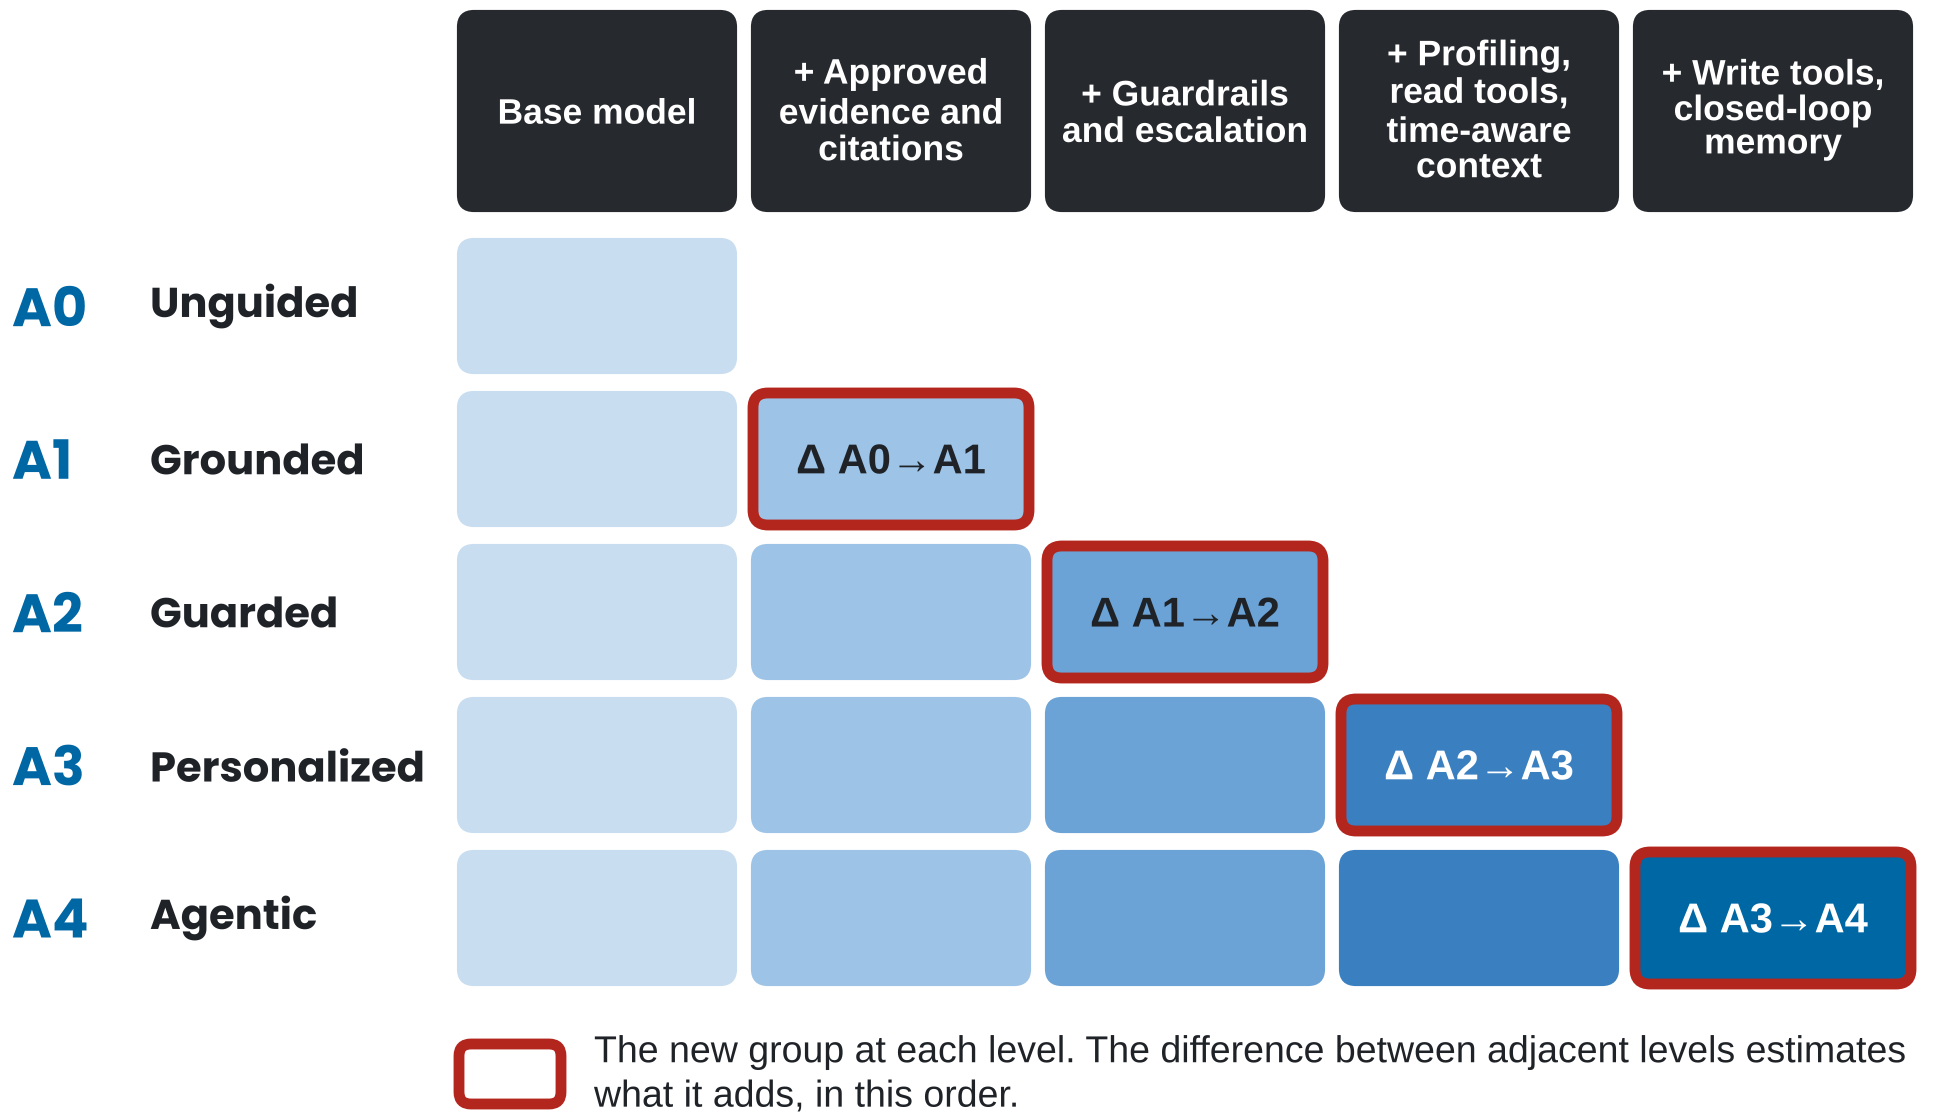

Generate this figure with Python:
import fk
layers = ["Base model", "Approved evidence and citations", "Guardrails and escalation",
          "Profiling, read tools, time-aware context", "Write tools, closed-loop memory"]
levels = [("A0", "Unguided"), ("A1", "Grounded"), ("A2", "Guarded"), ("A3", "Personalized"), ("A4", "Agentic")]
shades = ["#C9DDF0", "#9DC3E6", "#6BA3D6", "#3A7FC0", fk.BUILD]
H = 3.73
fig, ax = fk.canvas(H)
lab_w, x0, cw, hdr = 1.42, 1.50, 0.98, 0.66
top = H - 0.04
rh, gap = 0.44, 0.07
# column headers: the layer each level adds
for j, name in enumerate(layers):
    x = x0 + j * cw
    fk.box(ax, x + 0.03, top - hdr, cw - 0.06, hdr, fc=fk.CHAR, ec=fk.CHAR, r=0.05)
    fk.text(ax, x + cw / 2, top - hdr / 2, ("" if j == 0 else "+ ") + name, size=8.5, weight="bold", color="white",
            ha="center", va="center", width=cw - 0.16, ls=1.1)
for i, (code, name) in enumerate(levels):
    y = top - hdr - 0.10 - (i + 1) * rh - i * gap
    fk.text(ax, 0.04, y + rh / 2, code, size=13, weight="bold", va="center", family=fk.HEAD, color=fk.BUILD)
    fk.text(ax, 0.50, y + rh / 2, name, size=10, weight="bold", va="center", family=fk.HEAD)
    for j in range(i + 1):
        x = x0 + j * cw
        new = j == i
        fk.box(ax, x + 0.03, y, cw - 0.06, rh, fc=shades[j], ec=fk.DEFECT if (new and i) else shades[j],
               lw=2.6 if (new and i) else 1.0, r=0.05)
        if new and i:
            fk.text(ax, x + cw / 2, y + rh / 2, f"Δ {levels[i-1][0]}→{code}", size=10, weight="bold",
                    color="white" if j >= 3 else fk.INK, ha="center", va="center")
foot = top - hdr - 0.10 - 5 * rh - 4 * gap - 0.10
fk.box(ax, x0 + 0.03, foot - 0.30, 0.34, 0.20, fc="white", ec=fk.DEFECT, lw=2.6, r=0.04)
fk.text(ax, x0 + 0.48, foot - 0.20, "The new group at each level. The difference between adjacent levels estimates what it adds, in this order.",
        size=9, va="center", width=6.46 - x0 - 0.48)
fk.save(fig, "ablation-ladder")
